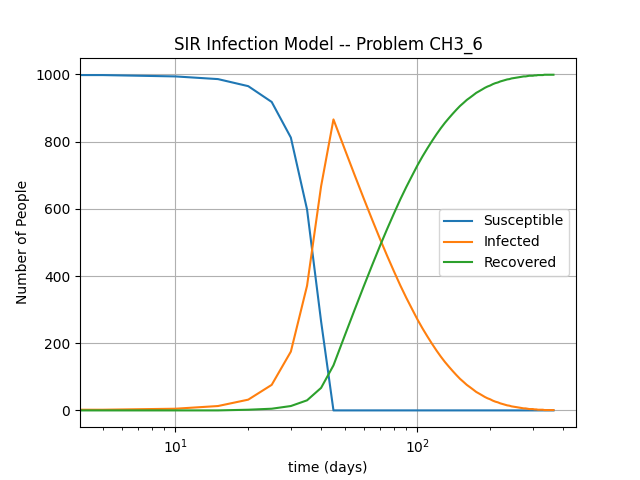

Write the Python code that produced this figure.
# Skycak, J. (2021). SIR Model For the Spread of Disease. In Introduction
# to Algorithms and Machine Learning: from Sorting to Strategic Agents. 
# https://justinmath.com/sir-model-for-the-spread-of-disease/

import matplotlib.pyplot as plt

class EulerEstimator():
    def __init__(self, derivative):
        self.derivative = derivative

    def eval_derivative(self, p0):
        return self.derivative(p0)

    def estimate_points(self, p0, dx, n):
        x, y = p0
        points = [p0]
        for i in range(n):
            y += dx * self.eval_derivative((x, y))
            x += dx
            points += [(x, y)]

        return points

class EulerEstimatorMultivariable():
    def __init__(self, derivatives):
        self.derivatives = derivatives

    def eval_derivative(self, key, t, p):
        val = self.derivatives[key](t, p)
        # print(f"  {self.derivatives[key].__name__}({t}, {p}) = {val}")
        return val

    def estimate_points(self, p0, dt, n):
        t = p0[0]
        p = p0[1]
        a, b, c = p['S'], p['I'], p['R']
        points = [(t, p)]
        for i in range(n):
            a += dt * self.eval_derivative('S', t, p)
            b += dt * (self.eval_derivative('I', t, p) - self.eval_derivative('R', t, p))
            c += dt * self.eval_derivative('R', t, p)  
            t += dt 
            p = {'S':a, 'I':b, 'R':c}
            points += [(t, p)]
            print(f"  {t}, {p}")

        return points


def dS_dt(t, p):
    return -1 * dI_dt(t, p)

def dI_dt(t, p):
    return 0.01 * p["S"] * p["I"] * 0.03

def dR_dt(t, p):
    return 0.02 * p["I"]


p0 = (0, {'S': 1000, 'I': 1, 'R': 0})
dt = 5
n = int((365) / dt)
derivatives = {'S': dS_dt, 'I': dI_dt, 'R': dR_dt}
euler_mv = EulerEstimatorMultivariable(derivatives)
points = euler_mv.estimate_points(p0, dt, n)
print(f"{[euler_mv.derivatives[key].__name__ for key in derivatives]}".center(40, '—'))
# for i in range(len(points)): print(f"p{i:.3g} ({points[0]}, {points[1]})")
# for p in points: print(p)

plt.figure()
tss = [p[0] for p in points]
Sss = [int(p[1]["S"]) for p in points]
Iss = [int(p[1]["I"]) for p in points]
Rss = [int(p[1]["R"]) for p in points]
plt.semilogx(tss, Sss, label="Susceptible")
plt.semilogx(tss, Iss, label="Infected")
plt.semilogx(tss, Rss, label="Recovered")

plt.title("SIR Infection Model -- Problem CH3_6")
plt.xlabel("time (days)")
plt.ylabel("Number of People")
plt.legend()
plt.grid(True)

plot_filename = "ch3_6_SIR_model.png"
plt.savefig(plot_filename)
print(f"  figure {plot_filename} generated")
